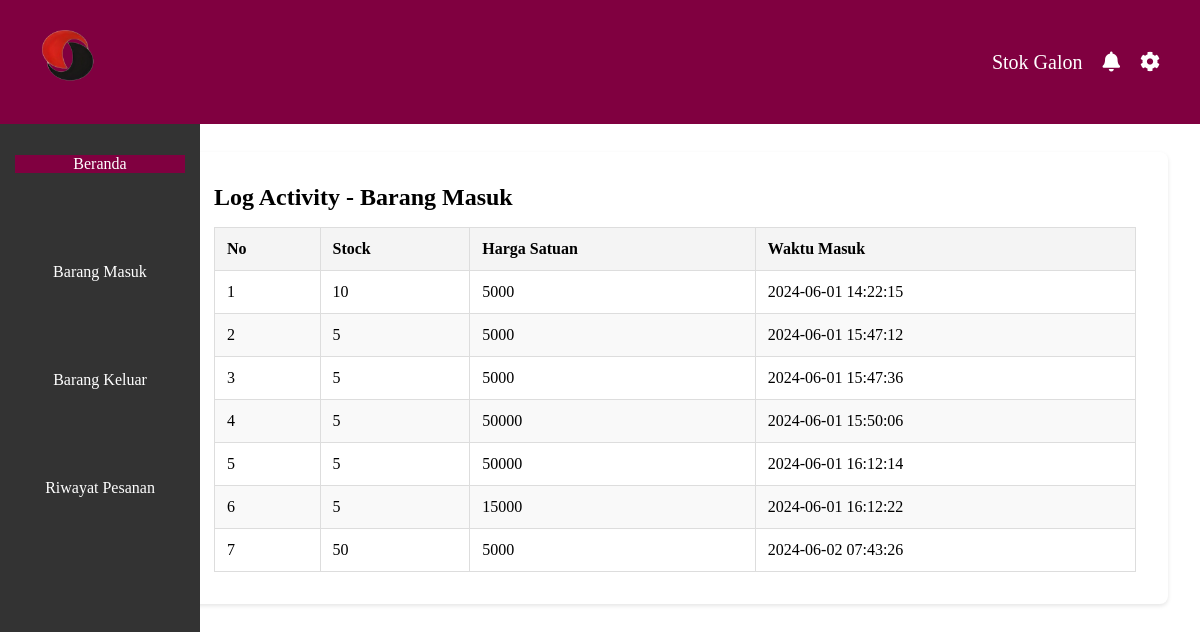
Page /views/barangMasuk.php on the committed database.
### tables this page shows
CREATE TABLE `tb_barang_masuk` (
  `id` int(11) NOT NULL,
  `stock` varchar(255) NOT NULL,
  `harga_satuan` int(11) NOT NULL,
  `waktu_masuk` timestamp NOT NULL DEFAULT current_timestamp() ON UPDATE current_timestamp()
);

### views/barangMasuk.php (the view, shortened to what this page needs)
<?php
include '../views/components/navbar.php';
include '../views/components/sidebar.php'; ?>
<div class="main-content ">
    <div class="container">
        <h2>Log Activity - Barang Masuk</h2>
        <table>
            <thead>
                <tr>
                    <th>No</th>
                    <th>Stock</th>
                    <th>Harga Satuan</th>
                    <th>Waktu Masuk</th>
                </tr>
            </thead>
            <tbody>
                <?php
                include '../controller/connection.php';
                $sql = "SELECT stock, harga_satuan, waktu_masuk FROM tb_barang_masuk";
                $result = $conn->query($sql);
                if ($result->num_rows > 0) {
                    $counter = 1;
                    while($row = $result->fetch_assoc()) {
                        echo "<tr>";
                        echo "<td>" . $counter . "</td>";
                        echo "<td>" . $row["stock"] . "</td>";
                        echo "<td>" . $row["harga_satuan"] . "</td>";
                        echo "<td>" . $row["waktu_masuk"] . "</td>";
                        echo "</tr>";
                        $counter++;
                    }
                } else {
                    echo "<tr><td colspan='4'>No records found</td></tr>";
                }
                ?>
            </tbody>
        </table>
    </div>
</div>
</body>
</html>

### views/components/navbar.php (shortened to what this page needs)
<!DOCTYPE html>
<html lang="en">
<head>
    <link rel="stylesheet" href="../resources/css/index.css">
    <link rel="stylesheet" href="https://cdnjs.cloudflare.com/ajax/libs/font-awesome/5.15.1/css/all.min.css">
    <link rel="stylesheet" href="https://cdnjs.cloudflare.com/ajax/libs/font-awesome/5.15.1/css/all.min.css">
</head>
<body>
<nav class="navbar">
    <div class="logo">
        <img src="../resources/images/KopegtelLogoOnly.png" alt="Kopegtel Logo">
    </div>
    <ul class="menu" id="menu">
        <?php
        $current_page = basename($_SERVER['PHP_SELF']);
        if ($current_page == 'barangMasuk.php') {
            echo '<li><a href="../views/tambahBarang.php">Stok Galon</a></li>';
        }
        ?>
        <li class="notification-bell">
            <a href="#"><i class="fas fa-bell"></i></a>
        </li>
        <li class="dropdown">
            <a href="#" class="dropbtn"><i class="fas fa-cog"></i></a>
        </li>
    </ul>
</nav>
</body>
</html>

### views/components/sidebar.php
<nav class="sidebar">
    <ul>
        <li><a href="../views/index.php" class="active">Beranda</a></li>
        <li><a href="../views/barangMasuk.php">Barang Masuk</a></li>
        <li><a href="../views/barangKeluar.php">Barang Keluar</a></li>
        <li><a href="../views/riwayatPesanan.php">Riwayat Pesanan</a></li>
    </ul>
</nav>

### resources/css/index.css (style rules this page uses)
* { margin: 0; padding: 0; box-sizing: border-box; }
.navbar { display: flex; justify-content: space-between; align-items: center; background-color: #800040; padding: 10px 20px; color: white; z-index: 2; position: fixed; top: 0; width: 100%; text-decoration: none; }
.logo img { width: 100px; }
.menu { display: flex; list-style: none; margin-right: 20px; }
.menu li { margin-left: 20px; }
.menu li a { color: white; text-decoration: none; font-size: 20px; }
.sidebar { position: fixed; top: 60px; left: 0; width: 200px; height: calc(100% - 60px); background-color: #333; padding-top: 20px; z-index: 1; overflow-y: auto; }
.sidebar ul { list-style-type: none; }
.sidebar ul li { padding: 15px; padding-top: 75px; text-align: center; }
.sidebar ul li a { color: white; text-decoration: none; display: block; }
.sidebar ul li a.active { background-color: #800040; }

### views/components/navbar.php (style rules this page uses)
.notification-bell, .dropdown { position: relative; display: inline-block; }
.menu a { color: white; }

### views/barangMasuk.php (style rules this page uses)
.main-content { margin-left: 150px; margin-top: 120px; padding: 2rem; }
.container { max-width: 1000px; margin: 0 auto; padding: 2rem; background-color: #fff; box-shadow: 0 2px 4px rgba(0, 0, 0, 0.1); border-radius: 8px; }
h2 { margin-top: 0; }
table { width: 100%; border-collapse: collapse; margin-top: 1rem; }
table, th, td { border: 1px solid #ddd; }
th, td { padding: 12px; text-align: left; }
thead { background-color: #f4f4f4; }
tr:nth-child(even) { background-color: #f9f9f9; }

### rows in the picture
tb_barang_masuk: stock "10", harga_satuan "5000", waktu_masuk "2024-06-01 14:22:15"
tb_barang_masuk: stock "5", harga_satuan "5000", waktu_masuk "2024-06-01 15:47:12"
tb_barang_masuk: stock "5", harga_satuan "5000", waktu_masuk "2024-06-01 15:47:36"
tb_barang_masuk: stock "5", harga_satuan "50000", waktu_masuk "2024-06-01 15:50:06"
tb_barang_masuk: stock "5", harga_satuan "50000", waktu_masuk "2024-06-01 16:12:14"
tb_barang_masuk: stock "5", harga_satuan "15000", waktu_masuk "2024-06-01 16:12:22"
tb_barang_masuk: stock "50", harga_satuan "5000", waktu_masuk "2024-06-02 07:43:26"
